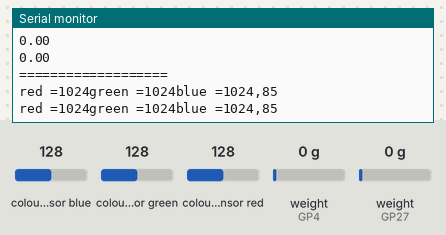
Simulated run of this sketch. Board: Raspberry Pi Pico. On the bench: the last lines printed to the serial monitor. The inputs (shaded band) are chosen by the test bench; at power-on: colour sensor blue 128, weight on the scale (sensors on GP4, GP27) 0 g, colour sensor green 128, colour sensor red 128.

Above: at 11.2 s.
11.3 s: colour sensor blue set to 5
At 11.33 s:
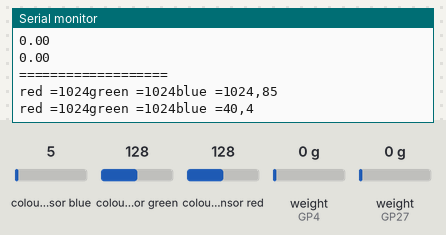
12.8 s: weight on the scale (sensor on GP4) set to 100 g
At 12.84 s:
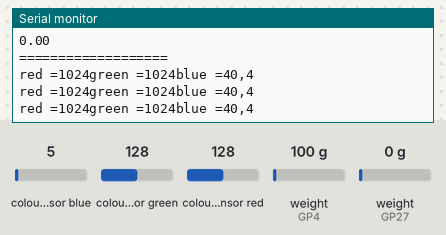
14.3 s: weight on the scale (sensor on GP27) set to 1250 g
At 15.75 s:
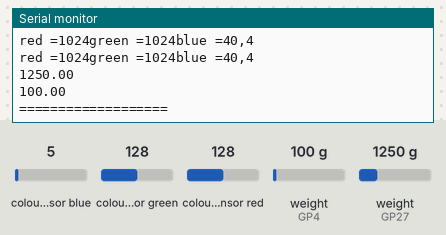
15.8 s: colour sensor green set to 5
At 15.87 s:
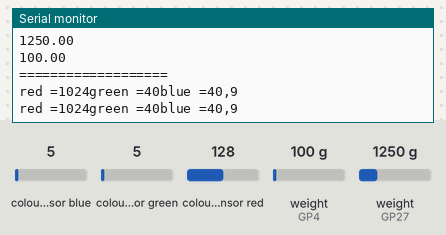
17.3 s: colour sensor red set to 5
At 17.32 s:
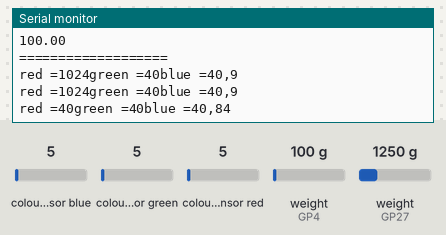
18.8 s: weight on the scale (sensor on GP4) set to 2500 g
At 18.84 s:
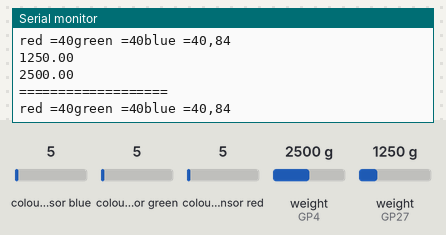
Timing chart, 0 to 21.3 s (numbered marks = the images above; inputs shaded):
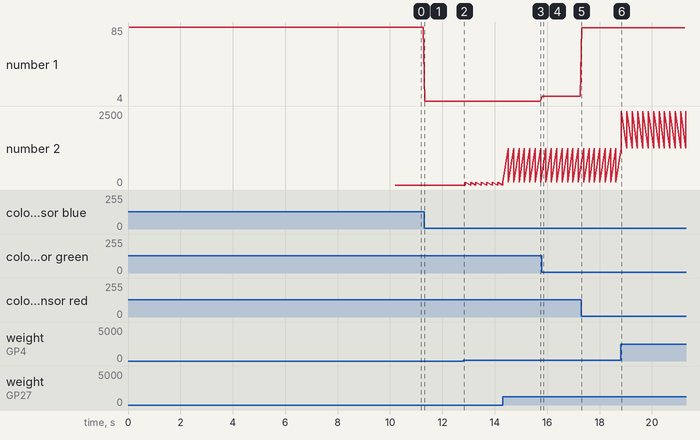

Measured:
- after the input at 11.3 s, the serial monitor: prints a new line at once (image 1)
- after the input at 14.3 s, the serial monitor: prints a new line after 0.22 s (image 3)
- after the input at 15.8 s, the serial monitor: prints a new line at once (image 4)
- after the input at 17.3 s, the serial monitor: prints a new line at once (image 5)
- after the input at 18.8 s, the serial monitor: prints a new line at once (image 6)
- plotted number 1: 85 → 4 after the input at 11.3 s, 4 → 9 after the input at 15.8 s, 9 → 84 after the input at 17.3 s
- plotted number 2: 0 → 100 after the input at 12.8 s, 100 → 2500 after the input at 18.8 s

The sketch:

sub_color.ino
```cpp
#include <stdio.h>
#include <Wire.h>
#include <Adafruit_TCS34725.h>
#include <HX711.h>

// ===== イベント定義 =====
#define EVT_BLACK   1
#define EVT_BLUE    2
#define EVT_LEFT    3
#define EVT_RIGHT   4
#define EVT_FRONT   5
#define EVT_CHECK   6
#define EVT_READY   7

unsigned long lastBumperSend = 0;
unsigned long lastColorSend  = 0;

const unsigned long BUMPER_COOLDOWN = 1500;//@@@tyousei@@@
const unsigned long COLOR_COOLDOWN  = 2000;//@@@tyousei@@@

// ===== READY管理フラグ =====
bool load_ready  = false;
bool color_ready = false;
bool ready_sent  = false;

// ===== センサ設定 =====
Adafruit_TCS34725 tcs =
  Adafruit_TCS34725(TCS34725_INTEGRATIONTIME_50MS, TCS34725_GAIN_4X);

int blue_send_limit = 5;//@@@tyousei@@@

const int DT_PIN  = 27;
const int SCK_PIN = 26;
const int DT_PIN2  = 4;
const int SCK_PIN2 = 3;

HX711 scale, scale2;

// ===== UARTイベント送信 =====
void sendEvent(uint8_t code) {
  Serial1.write(0xAA);
  Serial1.write(code);
  Serial1.write(code ^ 0xFF);
}

/* =========================
   ロードセル初期化
   ========================= */
void load1_setup() {
  scale.begin(DT_PIN, SCK_PIN);
  scale.set_scale();
  scale.tare();
  delay(2000);
  scale.set_scale(-375.00);
  scale.tare();
}

void load2_setup() {
  scale2.begin(DT_PIN2, SCK_PIN2);
  scale2.set_scale();
  scale2.tare();
  delay(2000);
  scale2.set_scale(-375.00);
  scale2.tare();
}

/* =========================
   CPU0 setup（ロードセル）
   ========================= */
void setup() {
  Serial.begin(115200);
  Serial1.begin(19200);
  delay(2000);

  load1_setup();
  load2_setup();

  load_ready = true;   // ★ ロードセル準備完了
}

/* =========================
   CPU0 loop（バンパー）
   ========================= */
void loop() {

  // ===== READY送信（1回だけ）=====
  if (load_ready && color_ready && !ready_sent) {
    sendEvent(EVT_READY);
    Serial.println("SEND: READY");
    ready_sent = true;
  }

  float load   = scale.get_units(1);
  float load_2 = scale2.get_units(1);
  unsigned long now = millis();

  // ===== FRONT =====
  if (load <= -500 && load_2 >= 500) {//@@@tyousei@@@
    if (now - lastBumperSend > BUMPER_COOLDOWN) {
      sendEvent(EVT_FRONT);
      lastBumperSend = now;
    }
  }
  // ===== LEFT =====
  else if (load <= -750 || load_2 <= -750) {//@@@tyousei@@@
    if (now - lastBumperSend > BUMPER_COOLDOWN) {
      sendEvent(EVT_LEFT);
      lastBumperSend = now;
    }
  }
  // ===== RIGHT =====
  else if (load >= 750 || load_2 >= 750) {//@@@tyousei@@@
    if (now - lastBumperSend > BUMPER_COOLDOWN) {
      sendEvent(EVT_RIGHT);
      lastBumperSend = now;
    }
  }

  Serial.println(load);Serial.println(load_2);

  Serial.println("===================");

  delay(5);
}

/* =========================
   CPU1 setup（カラー）
   ========================= */
void setup1() {
  Serial.begin(115200);
  Serial1.begin(19200);
  Wire.begin();

  while (!tcs.begin()) {
    delay(2000);
  }

  tcs.setIntegrationTime(TCS34725_INTEGRATIONTIME_154MS);
  tcs.setGain(TCS34725_GAIN_4X);

  color_ready = true;   // ★ カラーセンサ準備完了
}

/* =========================
   CPU1 loop（カラー）
   ========================= */
void loop1() {

  uint16_t clear, red, green, blue;
  tcs.getRawData(&red, &green, &blue, &clear);

  if (clear == 0) return;

  unsigned long now = millis();
  int b = blue * 256 / clear;

  // ===== BLUE TILE =====
  if (b >= 90 && blue_send_limit > 0) {//@@@tyousei@@@
    if (now - lastColorSend > COLOR_COOLDOWN) {
      sendEvent(EVT_BLUE);
      blue_send_limit--;
      lastColorSend = now;
    }
  }
  // ===== BLACK TILE =====
  else if (red <= 300 && green <= 300 && blue <= 300 &&
           red != 0 && green != 0 && blue != 0) {//@@@tyousei@@@
    if (now - lastColorSend > COLOR_COOLDOWN) {
      sendEvent(EVT_BLACK);
      lastColorSend = now;
    }
  }

  Serial.print("red =");Serial.print(red);
  Serial.print("green =");Serial.print(green);
  Serial.print("blue =");Serial.print(blue);Serial.print(",");Serial.println(b);

  delay(10);
}
```
